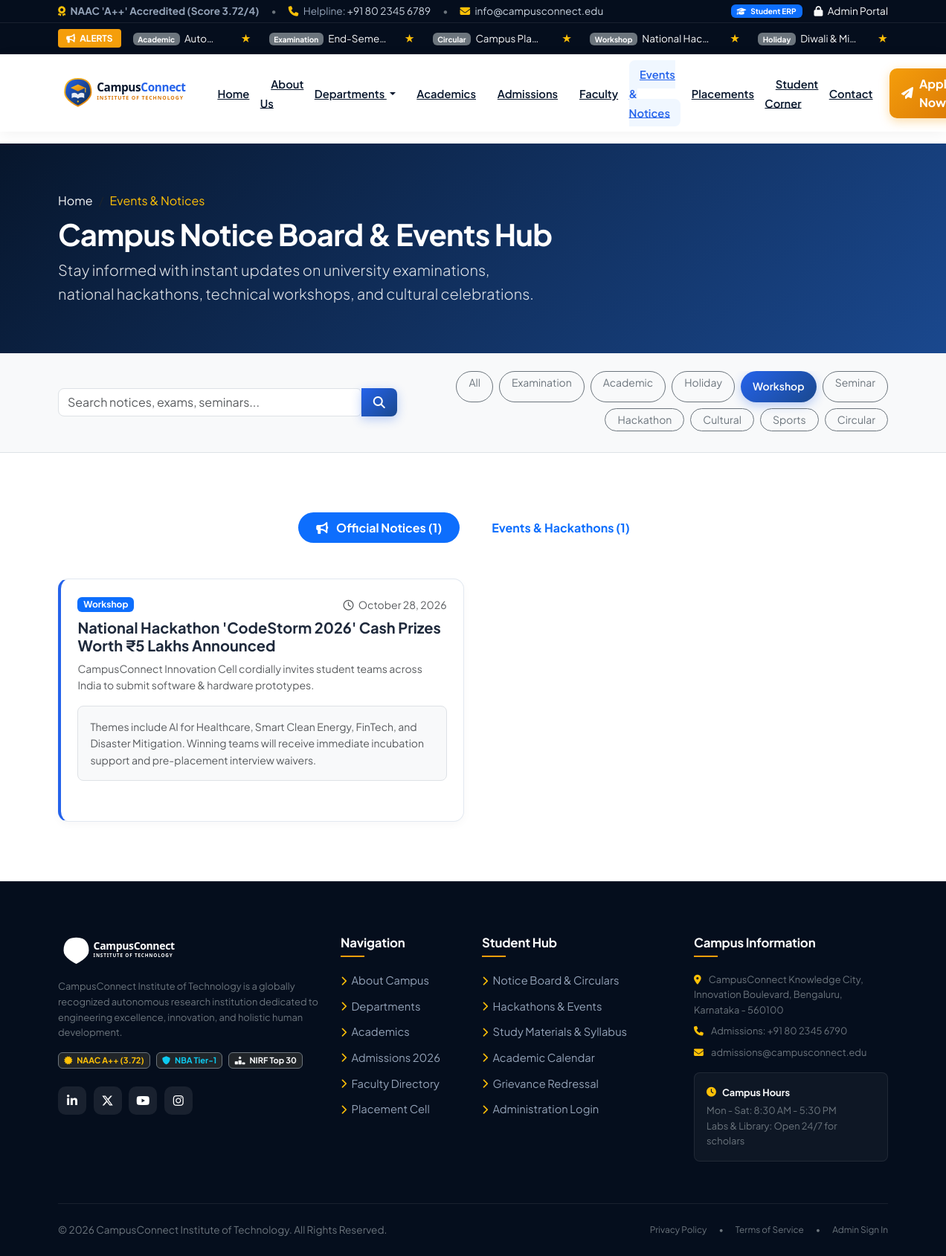
Page /events?cat=Workshop&q= on the committed database.
### backend/models.py (models this page shows)
class Announcement(db.Model):
    __tablename__ = "announcements"
    id = db.Column(db.Integer, primary_key=True)
    title = db.Column(db.String(255), nullable=False)
    category = db.Column(db.String(64), nullable=False, default="General")  # Exam, Academic, Holiday, Circular, Workshop
    summary = db.Column(db.String(500), nullable=False)
    content = db.Column(db.Text, nullable=False)
    attachment_url = db.Column(db.String(255), nullable=True)
    is_important = db.Column(db.Boolean, default=False)
    is_active = db.Column(db.Boolean, default=True)
    publish_date = db.Column(db.Date, default=date.today)
    created_at = db.Column(db.DateTime, default=datetime.utcnow)

### backend/routes_public.py (the view)
@public_bp.route("/events")
def events():
    category = request.args.get("cat", "").strip()
    search = request.args.get("q", "").strip().lower()
    ann_query = Announcement.query.filter_by(is_active=True)
    if category and category != "All":
        ann_query = ann_query.filter(Announcement.category.ilike(category))
    announcements = ann_query.order_by(Announcement.publish_date.desc()).all()
    if search:
        announcements = [
            a for a in announcements
            if search in a.title.lower() or search in a.summary.lower()
        ]
    evt_query = Event.query
    if category and category != "All":
        evt_query = evt_query.filter(Event.category.ilike(category))
    events_list = evt_query.order_by(Event.event_date.asc()).all()
    if search:
        events_list = [
            e for e in events_list
            if search in e.title.lower() or search in e.description.lower() or search in e.organizer.lower()
        ]
    categories = ["All", "Examination", "Academic", "Holiday", "Workshop", "Seminar", "Hackathon", "Cultural", "Sports", "Circular"]
    return render_template(
        "events.html",
        announcements=announcements,
        events=events_list,
        categories=categories,
        selected_cat=category or "All",
        search_query=search
    )

### templates/events.html (shortened to what this page needs)
{% extends "base.html" %}
{% block content %}
<section class="py-5 text-white" style="background: linear-gradient(135deg, var(--cc-navy) 0%, var(--cc-royal) 100%);">
  <div class="container py-3">
    <nav aria-label="breadcrumb">
      <ol class="breadcrumb mb-2">
        <li class="breadcrumb-item"><a href="{{ url_for('public.index') }}" class="text-light text-decoration-none">Home</a></li>
        <li class="breadcrumb-item active text-warning" aria-current="page">Events & Notices</li>
      </ol>
    </nav>
    <h1 class="fw-bold text-white mb-2">Campus Notice Board & Events Hub</h1>
    <p class="lead text-light mb-0" style="max-width: 650px; opacity: 0.9;">
      Stay informed with instant updates on university examinations, national hackathons, technical workshops, and cultural celebrations.
    </p>
  </div>
</section>
<section class="py-4 bg-light border-bottom sticky-top" style="top: 75px; z-index: 100;">
  <div class="container">
    <div class="row g-3 align-items-center">
      <div class="col-md-5">
        <form action="{{ url_for('public.events') }}" method="GET" class="d-flex">
          <input type="text" name="q" class="form-control rounded-start-3" placeholder="Search notices, exams, seminars..." value="{{ search_query }}">
          <button type="submit" class="btn btn-primary-cc rounded-0 rounded-end-3 px-3">
            <i class="fa-solid fa-magnifying-glass"></i>
          </button>
        </form>
      </div>
      <div class="col-md-7">
        <div class="d-flex flex-wrap gap-2 justify-content-md-end overflow-x-auto pb-1">
          {% for c in categories %}
          <a href="{{ url_for('public.events', cat=c, q=search_query) }}"
             class="btn btn-sm {{ 'btn-primary-cc' if selected_cat == c else 'btn-outline-secondary' }} rounded-pill px-3 flex-shrink-0">
            {{ c }}
          </a>
          {% endfor %}
        </div>
      </div>
    </div>
  </div>
</section>
<section class="section-padding">
  <div class="container">
    <ul class="nav nav-pills justify-content-center mb-5 gap-2" id="noticeTab" role="tablist">
      <li class="nav-item" role="presentation">
        <button class="nav-link active px-4 py-2 rounded-pill fw-bold" id="notices-tab" data-bs-toggle="pill" data-bs-target="#notices-content" type="button" role="tab">
          <i class="fa-solid fa-bullhorn me-2"></i> Official Notices ({{ announcements|length }})
        </button>
      </li>
      <li class="nav-item" role="presentation">
        <button class="nav-link px-4 py-2 rounded-pill fw-bold" id="events-tab" data-bs-toggle="pill" data-bs-target="#events-content" type="button" role="tab">
           Events & Hackathons ({{ events|length }})
        </button>
      </li>
    </ul>
    <div class="tab-content" id="noticeTabContent">
      <div class="tab-pane fade show active" id="notices-content" role="tabpanel">
        <div class="row g-4">
          {% for ann in announcements %}
          <div class="col-lg-6 notice-item" data-category="{{ ann.category }}">
            <div class="notice-card h-100 {{ 'important' if ann.is_important }}">
              <div class="d-flex justify-content-between align-items-center mb-2">
                <span class="badge {{ 'bg-danger' if ann.is_important else 'bg-primary' }} text-white">
                  {{ ann.category }}
                </span>
                <span class="text-muted small"><i class="fa-regular fa-clock me-1"></i> {{ ann.publish_date.strftime('%B %d, %Y') }}</span>
              </div>
              <h5 class="fw-bold text-navy mb-2">{{ ann.title }}</h5>
              <p class="text-muted small mb-3">{{ ann.summary }}</p>
              <div class="p-3 bg-light rounded-3 mb-3 small text-muted border">
                {{ ann.content }}
              </div>
            </div>
          </div>
          {% else %}
          <div class="col-12 text-center py-5 text-muted">
            <i class="fa-solid fa-inbox fs-1 text-secondary mb-3 d-block"></i>
            <h5>No announcements found matching your criteria.</h5>
          </div>
          {% endfor %}
        </div>
      </div>
    </div>
  </div>
</section>
{% endblock %}

### templates/base.html (shortened to what this page needs)
<!DOCTYPE html>
<html lang="en">
<head>
  <link href="https://cdn.jsdelivr.net/npm/bootstrap@5.3.3/dist/css/bootstrap.min.css" rel="stylesheet">
  <link rel="stylesheet" href="https://cdnjs.cloudflare.com/ajax/libs/font-awesome/6.5.1/css/all.min.css">
  <link rel="stylesheet" href="{{ url_for('static', filename='css/style.css') }}">
</head>
<body>
  <div class="top-bar py-1 d-none d-md-block">
    <div class="container d-flex justify-content-between align-items-center">
      <div class="d-flex align-items-center gap-3">
        <span><i class="fa-solid fa-award text-warning me-1"></i> <strong>NAAC 'A++' Accredited (Score 3.72/4)</strong></span>
        <span class="text-secondary">•</span>
        <span><i class="fa-solid fa-phone me-1 text-warning"></i> Helpline: <a href="tel:{{ college_phone }}">{{ college_phone }}</a></span>
        <span class="text-secondary">•</span>
        <span><i class="fa-solid fa-envelope me-1 text-warning"></i> <a href="mailto:{{ college_email }}">{{ college_email }}</a></span>
      </div>
      <div class="d-flex align-items-center gap-3">
        <a href="{{ url_for('public.student_corner') }}" class="badge bg-primary text-white text-decoration-none px-2 py-1"><i class="fa-solid fa-graduation-cap me-1"></i> Student ERP</a>
        <a href="{{ url_for('auth.login') }}" class="text-light"><i class="fa-solid fa-lock me-1"></i> Admin Portal</a>
      </div>
    </div>
  </div>
  {% if ticker_notices %}
  <div class="ticker-wrap">
    <div class="container d-flex align-items-center overflow-hidden">
      <span class="ticker-label me-3 flex-shrink-0"><i class="fa-solid fa-bullhorn me-1"></i> Alerts</span>
      <div class="marquee-text d-flex align-items-center text-truncate gap-4">
        {% for notice in ticker_notices %}
        <a href="{{ url_for('public.events') }}" class="text-light text-decoration-none text-truncate" style="font-size: 0.84rem;">
          <span class="badge bg-secondary me-1">{{ notice.category }}</span> {{ notice.title }}
        </a>
        <span class="text-warning">★</span>
        {% endfor %}
      </div>
    </div>
  </div>
  {% endif %}
  <nav class="navbar navbar-expand-lg navbar-cc sticky-top">
    <div class="container">
      <a class="navbar-brand d-flex align-items-center gap-2" href="{{ url_for('public.index') }}">
        <img src="{{ url_for('static', filename='img/logo.svg') }}" alt="CampusConnect Logo" height="46">
      </a>
      <div class="collapse navbar-collapse" id="mainNavbar">
        <ul class="navbar-nav ms-auto mb-2 mb-lg-0 align-items-lg-center">
          <li class="nav-item">
            <a class="nav-link-cc {{ 'active' if request.endpoint == 'public.index' }}" href="{{ url_for('public.index') }}">Home</a>
          </li>
          <li class="nav-item">
            <a class="nav-link-cc {{ 'active' if request.endpoint == 'public.about' }}" href="{{ url_for('public.about') }}">About Us</a>
          </li>
          <li class="nav-item dropdown">
            <a class="nav-link-cc dropdown-toggle {{ 'active' if request.endpoint in ['public.departments', 'public.department_detail'] }}" href="#" id="deptDropdown" role="button" data-bs-toggle="dropdown">
              Departments
            </a>
          </li>
          <li class="nav-item">
            <a class="nav-link-cc {{ 'active' if request.endpoint == 'public.academics' }}" href="{{ url_for('public.academics') }}">Academics</a>
          </li>
          <li class="nav-item">
            <a class="nav-link-cc {{ 'active' if request.endpoint == 'public.admissions' }}" href="{{ url_for('public.admissions') }}">Admissions</a>
          </li>
          <li class="nav-item">
            <a class="nav-link-cc {{ 'active' if request.endpoint == 'public.faculty' }}" href="{{ url_for('public.faculty') }}">Faculty</a>
          </li>
          <li class="nav-item">
            <a class="nav-link-cc {{ 'active' if request.endpoint == 'public.events' }}" href="{{ url_for('public.events') }}">Events & Notices</a>
          </li>
          <li class="nav-item">
            <a class="nav-link-cc {{ 'active' if request.endpoint == 'public.placements' }}" href="{{ url_for('public.placements') }}">Placements</a>
          </li>
          <li class="nav-item">
            <a class="nav-link-cc {{ 'active' if request.endpoint == 'public.student_corner' }}" href="{{ url_for('public.student_corner') }}">Student Corner</a>
          </li>
          <li class="nav-item">
            <a class="nav-link-cc {{ 'active' if request.endpoint == 'public.contact' }}" href="{{ url_for('public.contact') }}">Contact</a>
          </li>
          <li class="nav-item ms-lg-2 mt-2 mt-lg-0">
            <a href="{{ url_for('public.admissions') }}" class="btn-gold-cc btn-sm py-2 px-3">
              <i class="fa-solid fa-paper-plane"></i> Apply Now
            </a>
          </li>
        </ul>
      </div>
    </div>
  </nav>
  <main>
    {% block content %}{% endblock %}
  </main>
  <footer class="footer-cc">
    <div class="container">
      <div class="row g-4">
        <div class="col-lg-4 col-md-6 footer-brand">
          <div class="d-flex align-items-center gap-2 mb-3">
            <img src="{{ url_for('static', filename='img/logo.svg') }}" alt="CampusConnect Logo" height="42" style="filter: brightness(0) invert(1);">
          </div>
          <p class="text-secondary small mb-3">
            CampusConnect Institute of Technology is a globally recognized autonomous research institution dedicated to engineering excellence, innovation, and holistic human development.
          </p>
          <div class="d-flex flex-wrap gap-2 mb-4">
            <span class="badge bg-dark border border-secondary text-warning"><i class="fa-solid fa-certificate me-1"></i> NAAC A++ (3.72)</span>
            <span class="badge bg-dark border border-secondary text-info"><i class="fa-solid fa-shield me-1"></i> NBA Tier-1</span>
            <span class="badge bg-dark border border-secondary text-light"><i class="fa-solid fa-ranking-star me-1"></i> NIRF Top 30</span>
          </div>
          <div class="social-links">
            <a href="#" class="social-btn" title="LinkedIn"><i class="fa-brands fa-linkedin-in"></i></a>
            <a href="#" class="social-btn" title="Twitter/X"><i class="fa-brands fa-x-twitter"></i></a>
            <a href="#" class="social-btn" title="YouTube"><i class="fa-brands fa-youtube"></i></a>
            <a href="#" class="social-btn" title="Instagram"><i class="fa-brands fa-instagram"></i></a>
          </div>
        </div>
        <div class="col-lg-2 col-md-6">
          <h5 class="footer-title">Navigation</h5>
          <ul class="footer-links">
            <li><a href="{{ url_for('public.about') }}"><i class="fa-solid fa-chevron-right text-warning small"></i> About Campus</a></li>
            <li><a href="{{ url_for('public.departments') }}"><i class="fa-solid fa-chevron-right text-warning small"></i> Departments</a></li>
            <li><a href="{{ url_for('public.academics') }}"><i class="fa-solid fa-chevron-right text-warning small"></i> Academics</a></li>
            <li><a href="{{ url_for('public.admissions') }}"><i class="fa-solid fa-chevron-right text-warning small"></i> Admissions 2026</a></li>
            <li><a href="{{ url_for('public.faculty') }}"><i class="fa-solid fa-chevron-right text-warning small"></i> Faculty Directory</a></li>
            <li><a href="{{ url_for('public.placements') }}"><i class="fa-solid fa-chevron-right text-warning small"></i> Placement Cell</a></li>
          </ul>
        </div>
        <div class="col-lg-3 col-md-6">
          <h5 class="footer-title">Student Hub</h5>
          <ul class="footer-links">
            <li><a href="{{ url_for('public.events') }}"><i class="fa-solid fa-chevron-right text-warning small"></i> Notice Board & Circulars</a></li>
            <li><a href="{{ url_for('public.events') }}"><i class="fa-solid fa-chevron-right text-warning small"></i> Hackathons & Events</a></li>
            <li><a href="{{ url_for('public.student_corner') }}"><i class="fa-solid fa-chevron-right text-warning small"></i> Study Materials & Syllabus</a></li>
            <li><a href="{{ url_for('public.student_corner') }}"><i class="fa-solid fa-chevron-right text-warning small"></i> Academic Calendar</a></li>
            <li><a href="{{ url_for('public.student_corner') }}"><i class="fa-solid fa-chevron-right text-warning small"></i> Grievance Redressal</a></li>
            <li><a href="{{ url_for('auth.login') }}"><i class="fa-solid fa-chevron-right text-warning small"></i> Administration Login</a></li>
          </ul>
        </div>
        <div class="col-lg-3 col-md-6">
          <h5 class="footer-title">Campus Information</h5>
          <p class="small text-secondary mb-2">
            <i class="fa-solid fa-location-dot text-warning me-2"></i> {{ college_address }}
          </p>
          <p class="small text-secondary mb-2">
            <i class="fa-solid fa-phone text-warning me-2"></i> Admissions: {{ admissions_phone }}
          </p>
          <p class="small text-secondary mb-3">
            <i class="fa-solid fa-envelope text-warning me-2"></i> {{ admissions_email }}
          </p>
          <div class="p-3 rounded-3" style="background: rgba(255,255,255,0.04); border: 1px solid rgba(255,255,255,0.08);">
            <div class="d-flex align-items-center gap-2 text-light small fw-bold mb-1">
              <i class="fa-solid fa-clock text-warning"></i> Campus Hours
            </div>
            <div class="text-secondary small">Mon - Sat: 8:30 AM - 5:30 PM<br>Labs & Library: Open 24/7 for scholars</div>
          </div>
        </div>
      </div>
      <div class="footer-bottom d-flex flex-column flex-md-row justify-content-between align-items-center gap-2">
        <p class="mb-0 text-secondary">
          &copy; 2026 CampusConnect Institute of Technology. All Rights Reserved.
        </p>
        <div class="d-flex gap-3 text-secondary small">
          <a href="{{ url_for('public.contact') }}" class="text-secondary text-decoration-none">Privacy Policy</a>
          <span>•</span>
          <a href="{{ url_for('public.contact') }}" class="text-secondary text-decoration-none">Terms of Service</a>
          <span>•</span>
          <a href="{{ url_for('auth.login') }}" class="text-secondary text-decoration-none">Admin Sign In</a>
        </div>
      </div>
    </div>
  </footer>
</body>
</html>

### rows in the picture
Announcement: category "Academic", title "Autom…"
Announcement: category "Examination", title "End-Seme…"
Announcement: category "Circular", title "Campus Pla…"
Announcement: category "Workshop", title "National Hac…", publish_date "October 28, 2026", title "National Hackathon 'CodeStorm 2026' Cash Prizes Worth ₹5 Lakhs Announced", summary "CampusConnect Innovation Cell cordially invites student teams across India to submit software & hardware prototypes.", content "Themes include AI for Healthcare, Smart Clean Energy, FinTech, and Disaster Mitigation. Winning teams will receive immediate incubation support and pre-placement interview waivers."
Announcement: category "Holiday", title "Diwali & Mi…"

### other values in the picture
{{ college_phone }} "+91 80 2345 6789"
{{ college_email }} "info@campusconnect.edu"
{{ c }} "All" "Examination" "Academic" "Holiday" "Workshop" "Seminar" "Hackathon" "Cultural" "Sports" "Circular"
{{ announcements|length }} "1"
{{ events|length }} "1"
{{ college_address }} "CampusConnect Knowledge City, Innovation Boulevard, Bengaluru, Karnataka - 560100"
{{ admissions_phone }} "+91 80 2345 6790"
{{ admissions_email }} "admissions@campusconnect.edu"
